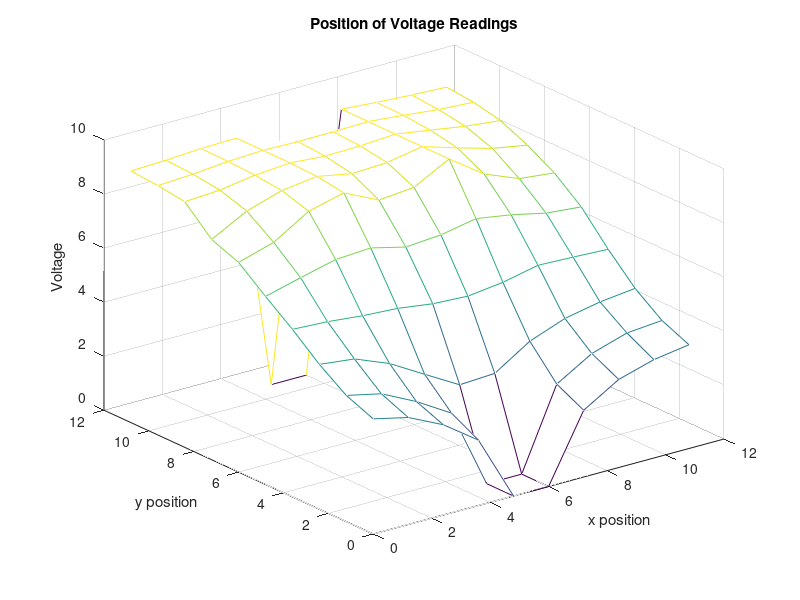
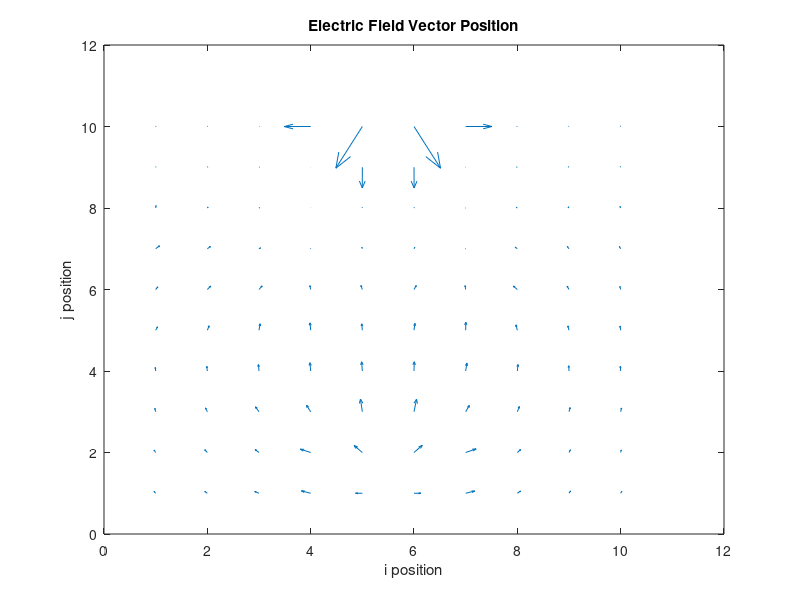

These charts were generated, in order, by the following MATLAB code:
%% plot

x=[0:1.2:10.8];
y=[0:1.2:10.8];
z=[4.26	3.96 3.34 2.42 0 0 2.47	3.26 3.64 3.84;
4.67 4.38 3.74 2.96 0 0 2.98 3.76 4.17 4.28;
5.36 5.21 4.69 3.94 3.2 3.27 4.11 4.6 4.86 5.01;
6.2	6.13 6 5.92 5.74 5.67 5.83 6.109 6.06 6;
6.96 7.3 7.62 7.7 7.38 7.48 7.73 7.52 7.23 7.11;
7.76 8.15 8.95 9.28 8.66 8.78 9.48 8.57 8.05 7.91;
8.15 8.85 9.26 9.43 9.18 9.24 9.48 9.08 8.71 8.48;
9.09 9.17 9.37 9.47 9.37 9.4 9.48 9.28 9.07 8.93;
9.23 9.3 9.42 9.48 9.45 9.46 9.49 9.37 9.23 9.15;
9.31 9.36 9.44 9.47 0 0 9.49 9.39 9.31 9.25];

figure 
mesh(x,y,z)
xlabel('x position')
ylabel('y position')
zlabel('Voltage')
title('Position of Voltage Readings')


%% quiver


for i=1:1:9
    for j=1:1:9
        Ex(i,j)=(z(i+1,j)-z(i,j))/(x(i+1)-y(i));
    end
end


for i=1:1:9
    for j=1:1:9
        Ey(i,j)=(z(i,j+1)-z(i,j))/(y(j+1)-y(j));
    end
end

figure 
[ii,jj] = gradient(z)
quiver(ii,jj)
xlabel('i position')
ylabel('j position')
title('Electric Field Vector Position')